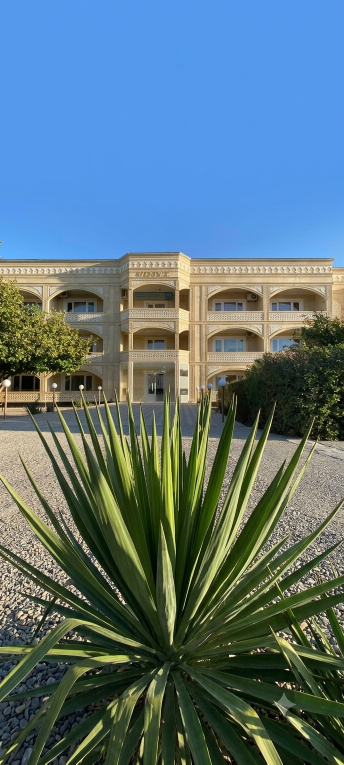
#> input picture video/registon/src/exterior.png, 688 x 1529 px (shown at 1/2 size)
$ python plate.py src/exterior.png
#> lines starting #> are read from the running program, lines starting #| are printed output that depends on the picture; after the words box and inside, x2 and y2 are one past the last pixel; in counts of white or black regions, pixels touching at a corner belong together
"""
Background plate for the REGISTON hotel ad: camera moves over the two real
photos, rendered at 1080x1920 / 30fps and piped into FFmpeg as plate.mp4.

Only three things ever move inside the photos, each confined to a mask:
  * exterior: the green plants sway in a light breeze (building pixels untouched)
  * bedroom:  the curtain panels drift a pixel or two, hanging from the rod
  * bedroom:  the window light breathes by a few percent
Everything else is a pure scale/translate of the original pixels, so the
architecture, furniture, colours and proportions stay exactly as photographed.

Usage:  python3 plate.py [--stills 1,5,9,13]
"""
import subprocess
import sys

import cv2
import numpy as np

W, H, FPS, DURATION = 1080, 1920, 30, 15.0
# Scene boundaries (seconds). Keep in sync with overlay.html and audio.js.
T_ROOM, T_BED, T_END = 4.0, 8.0, 12.0
FADE = 0.5  # half-length of each dissolve

ext_src = cv2.imread('src/exterior.png')   # 688x1529 portrait
#> ext_src is the input picture: shape (1529, 688, 3); mean B, G, R 124.2, 115.3, 90.4
room_src = cv2.imread('src/room.png')      # 688x521 landscape (photo band cropped from the supplied screenshot)
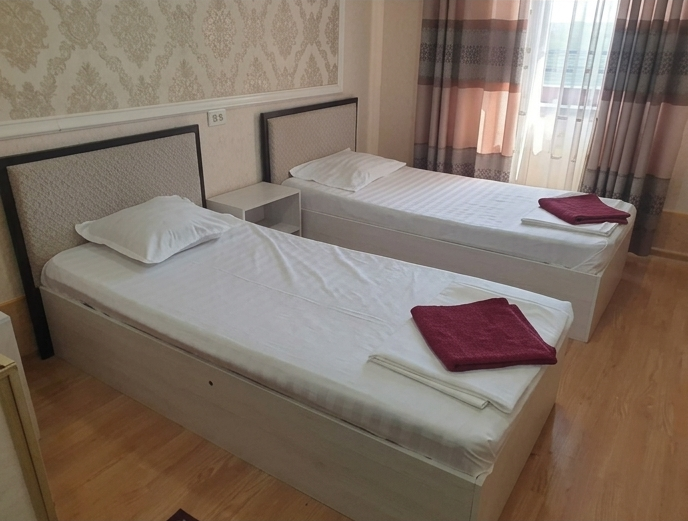
#> input picture video/registon/src/room.png, 688 x 521 px
#> room_src is the input picture: shape (521, 688, 3); mean B, G, R 103.3, 114.6, 129


def sharpen(img, amount=0.35, sigma=1.2):
    """Mild unsharp mask to offset the softness of upscaling a small photo."""
#> called with amount = 0.35, sigma = 1.2
    blur = cv2.GaussianBlur(img, (0, 0), sigma)
    return cv2.addWeighted(img, 1 + amount, blur, -amount, 0)


ext_src = sharpen(ext_src)
room_src = sharpen(room_src)

# ---------- masks ----------
# Plants: green, reasonably saturated pixels. The beige building, grey gravel and
# blue sky all fall outside this range, so the building never moves.
hsv = cv2.cvtColor(ext_src, cv2.COLOR_BGR2HSV)
#> hsv: shape (1529, 688, 3); mean H, S, V 62.4, 128.8, 146.2
plant = ((hsv[..., 0] > 28) & (hsv[..., 0] < 95) & (hsv[..., 1] > 55) & (hsv[..., 2] > 25)).astype(np.uint8)
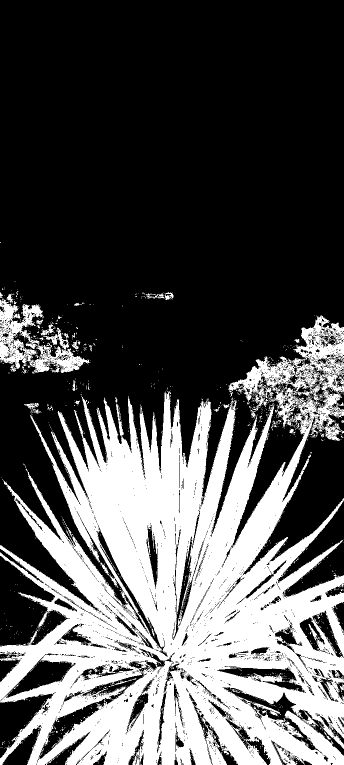
#> plant: shape (1529, 688) (shown at 1/2 size); values 0 (black) and 1 (white), 32.1% white; 1342 white regions (1302 under 20 px), largest, box (x1, y1, x2, y2) and area: (0, 630, 688, 1529) 323042, (0, 597, 179, 748) 9906, (48, 806, 82, 828) 232
plant = cv2.morphologyEx(plant, cv2.MORPH_CLOSE, np.ones((5, 5), np.uint8))
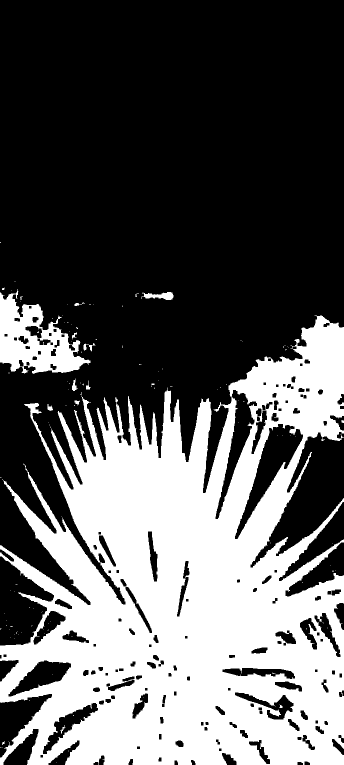
#> plant: shape (1529, 688) (shown at 1/2 size); values 0 (black) and 1 (white), 36.6% white; 132 white regions (118 under 20 px), largest, box (x1, y1, x2, y2) and area: (0, 630, 688, 1529) 368241, (0, 578, 181, 748) 14987, (283, 584, 347, 600) 603
plant_mask = cv2.GaussianBlur(plant.astype(np.float32), (0, 0), 1.0)
# Sway grows towards the leaf tips: the yucca's base is low in the frame, the
# trees' canopies are high; a vertical ramp is a good enough stand-in.
eh, ew = ext_src.shape[:2]
#> eh = 1529; ew = 688
yy, xx = np.mgrid[0:eh, 0:ew].astype(np.float32)
yucca_amp = np.clip((1450 - yy) / 700, 0, 1) * (yy > 760)    # foreground yucca, tips move most
tree_amp = 0.45 * (yy <= 760)                                 # background trees/bushes, gentler
plant_amp = plant_mask * (yucca_amp * 2.2 + tree_amp * 1.2)  # max displacement in source px
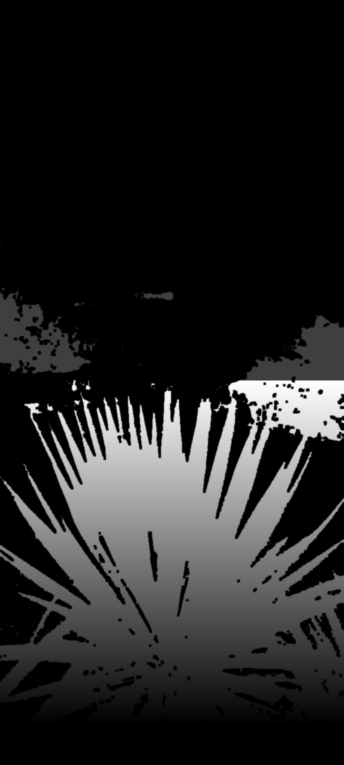
#> plant_amp: shape (1529, 688) float64 (shown at 1/2 size); min 0, max 2.17, mean 0.293; drawn with min black and max white

# Curtain panels and the sheer, drawn by hand from the photo (room.png coordinates).
rh, rw = room_src.shape[:2]
#> rh = 521; rw = 688
curtain = np.zeros((rh, rw), np.uint8)
cv2.fillPoly(curtain, [np.array([(416, 0), (522, 0), (522, 158), (470, 168), (416, 162)])], 1)
#> curtain: shape (521, 688); values 0 (black) and 1 (white), 4.9% white; 1 white region, box (x1, y1, x2, y2) and area: (416, 0, 523, 169) 17654
cv2.fillPoly(curtain, [np.array([(592, 0), (688, 0), (688, 248), (640, 248), (634, 196), (598, 186)])], 1)
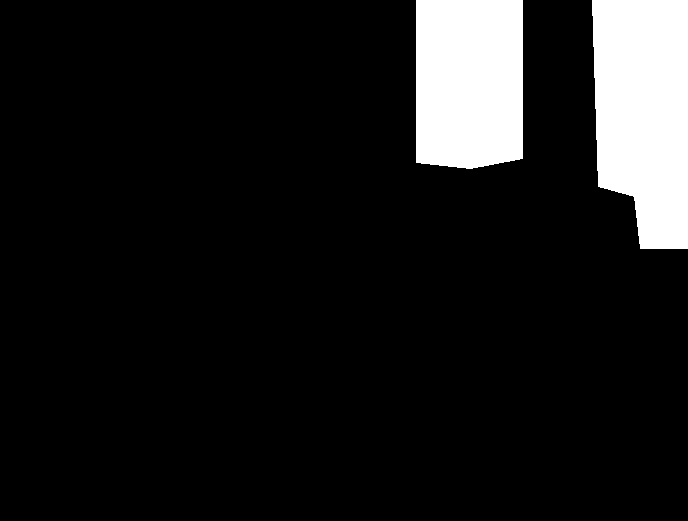
#> curtain: shape (521, 688); values 0 (black) and 1 (white), 10.7% white; 2 white regions, box (x1, y1, x2, y2) and area: (592, 0, 688, 249) 20755, (416, 0, 523, 169) 17654
sheer = np.zeros((rh, rw), np.uint8)
cv2.fillPoly(sheer, [np.array([(523, 0), (591, 0), (591, 176), (523, 170)])], 1)
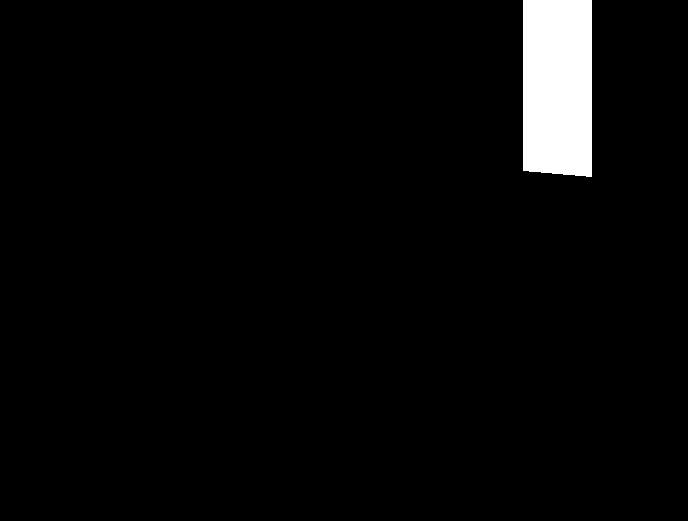
#> sheer: shape (521, 688); values 0 (black) and 1 (white), 3.3% white; 1 white region, box (x1, y1, x2, y2) and area: (523, 0, 592, 177) 12005
ryy, rxx = np.mgrid[0:rh, 0:rw].astype(np.float32)
hang = np.clip(ryy / 200, 0, 1)  # fixed at the rod, freer towards the hem
curtain_amp = cv2.GaussianBlur(curtain.astype(np.float32), (0, 0), 1.5) * hang * 1.4 \
    + cv2.GaussianBlur(sheer.astype(np.float32), (0, 0), 1.5) * hang * 0.8
window_light = cv2.GaussianBlur(sheer.astype(np.float32), (0, 0), 18)[..., None]

# Blurred, dimmed copy of the room for the empty space above/below the photo.
room_bg = cv2.GaussianBlur(cv2.resize(room_src, (int(rw * H / rh), H)), (0, 0), 70)
room_bg = (room_bg * 0.30).astype(np.uint8)
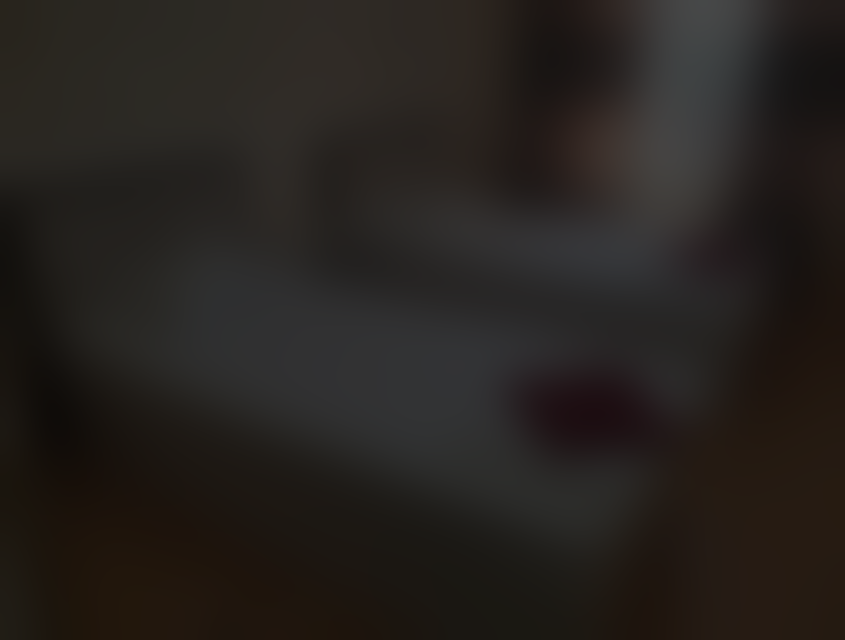
#> room_bg: shape (1920, 2535, 3) (shown at 1/3 size); mean B, G, R 30.5, 33.9, 38.2


def ease(x):
    x = min(1.0, max(0.0, x))
    return x * x * (3 - 2 * x)


# [76 lines left out: functions place, breezy_exterior, exterior, curtained_room, room, closing and 1 more, not called in this run]


def main():
    if '--stills' in sys.argv:
        for s in sys.argv[sys.argv.index('--stills') + 1].split(','):
            cv2.imwrite(f'plate-{s}s.png', frame_at(float(s)))
        return
#> (the run stopped early here; a loop or call above may not have finished)
